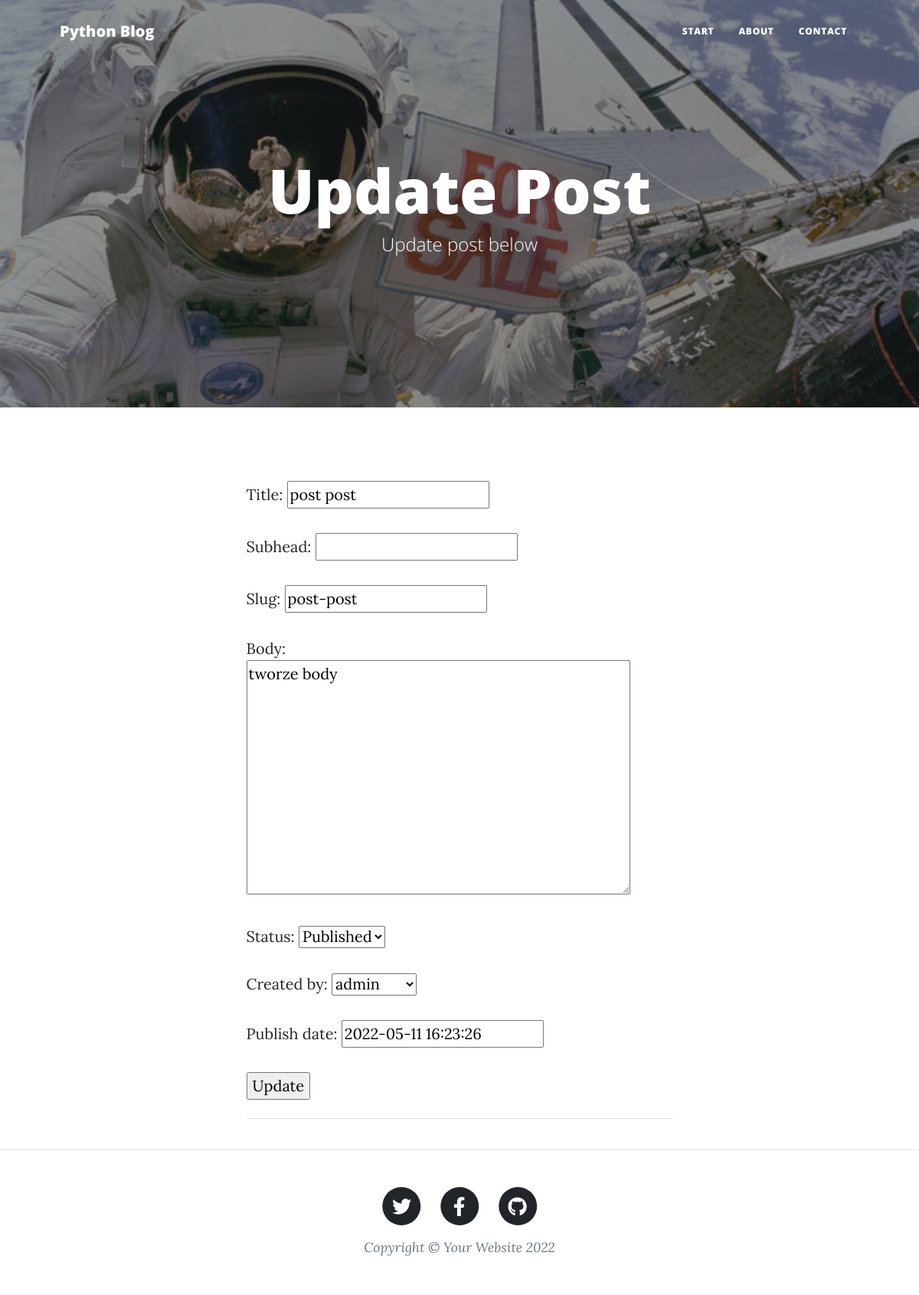
/blog/post-post/update, run on the app's committed database.
### blog/models.py (models this page shows, shortened)
class Post(models.Model):
    title = models.CharField(max_length=55)
    subhead = models.CharField(max_length=55, blank=True, null=True)
    slug = models.SlugField(max_length=55, unique=True)
    body = models.TextField()
    status = models.IntegerField(choices=STATUS, default=1)
    created_by = models.ForeignKey(User, on_delete=models.CASCADE)
    created_date = models.DateTimeField(auto_now_add=True)
    update_date = models.DateTimeField(auto_now=True)
    publish_date = models.DateTimeField(default=now)
    class Meta:
        ordering = ('-created_date',)

### blog/views.py (the view, shortened to what this page needs)
# urls.py: path('<slug:get_slug>/update', PostUpdateView.as_view(), name='post_update'),
class PostUpdateView(UpdateView):
    model = Post
    slug_field = "slug"
    slug_url_kwarg = "get_slug"
    template_name = "blog/post_create.html"
    form_class = PostForm
    def get_context_data(self, **kwargs):
        context = super().get_context_data(**kwargs)
        context["title"] = "Update"
        return context

### blog/forms.py
class PostForm(forms.ModelForm):
    class Meta:
        model = Post
        fields = '__all__'

### templates/blog/post_create.html (shortened to what this page needs)
{% extends "base/base.html" %} {% load static %}
{% block content %}
<header class="masthead" style="background-image: url('/media/post-sample-image.jpg')">
    <div class="container position-relative px-4 px-lg-5">
        <div class="row gx-4 gx-lg-5 justify-content-center">
            <div class="col-md-10 col-lg-8 col-xl-7">
                <div class="site-heading">
                    <h1>{{title}} Post</h1>
                    <span class="subheading">{{title}} post below</span>
                </div>
            </div>
        </div>
    </div>
</header>
<div class="container px-4 px-lg-5">
    <div class="row gx-4 gx-lg-5 justify-content-center">
        <div class="col-md-10 col-lg-8 col-xl-7">
            <div class='card-body'>
                <form action=' ' method='POST'>
                    {{ form.as_p }}
                    <input type='submit' value='{{title}}'>
                </form>
                <hr class="my-4" />
            </div>
        </div>
    </div>
</div>
{% endblock  %}

### data on the page
Post: title "post post", slug "post-post", body "tworze body", status "Published", created_by "admin", publish_date "2022-05-11 16:23:26"

### other printed values
{{ title }} "Update"
